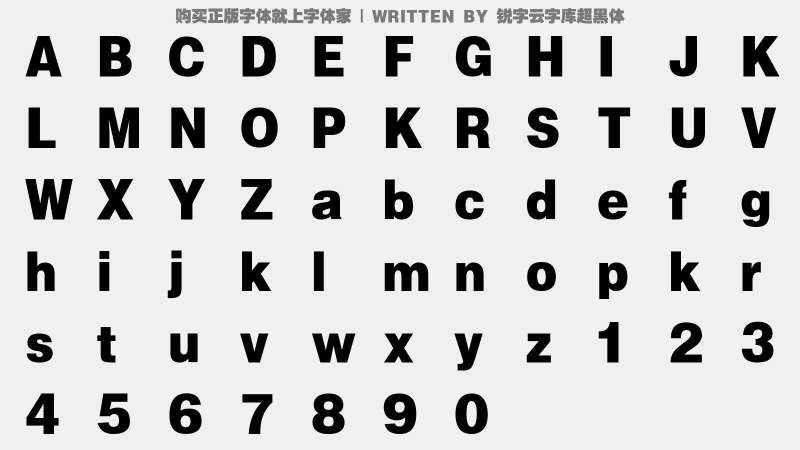
#> input picture TextDetection/Num3.jpg, 1600 x 900 px (shown at 1/2 size)
$ python textDetection.py
#> lines starting #> are read from the running program, lines starting #| are printed output that depends on the picture
import cv2
import pytesseract

pytesseract.pytesseract.tesseract_cmd = "F:\\Tesseract-OCR\\tesseract.exe"

img = cv2.imread("Num3.jpg")
#> img is the input picture: shape (900, 1600, 3); min 0, max 255, mean 208.1
img = cv2.resize(img, (640, 480))
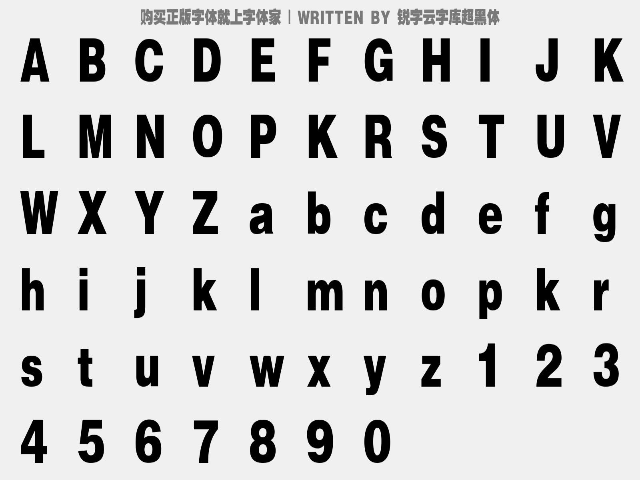
#> img: shape (480, 640, 3); min 0, max 252, mean 208.2
img = cv2.cvtColor(img, cv2.COLOR_BGR2RGB)
# print(pytesseract.image_to_string(img))
# print(pytesseract.image_to_boxes(img))

# detecting characters
hImg, wImg, _ = img.shape
#> hImg = 480; wImg = 640
#> (the run stopped early here; a loop or call above may not have finished)

$ run again, with TextDetection/Num1.jpg copied over TextDetection/Num3.jpg
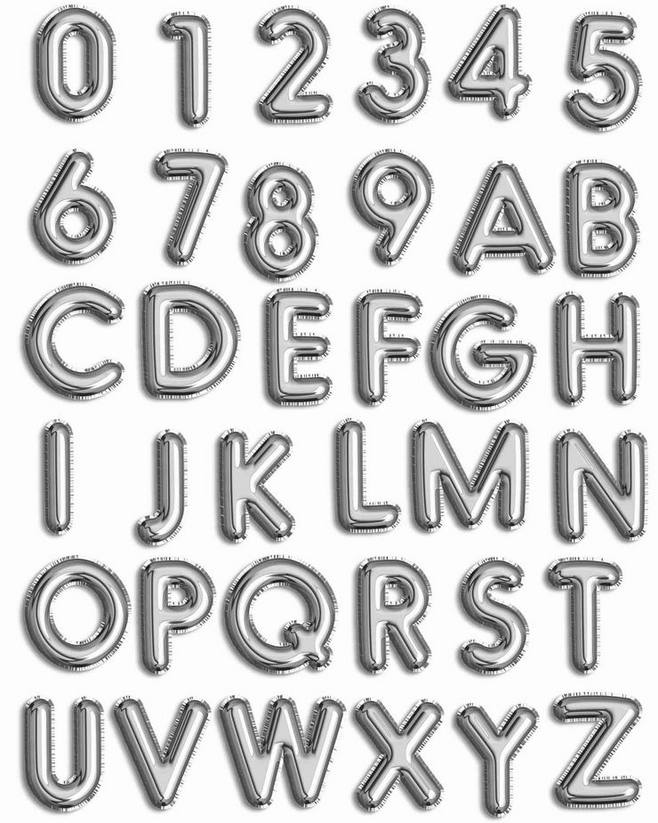
#> input picture TextDetection/Num1.jpg, 658 x 823 px
#> img is the input picture: shape (823, 658, 3); min 0, max 255, mean 206.8
#> `img = cv2.resize(img, (640, 480))`:
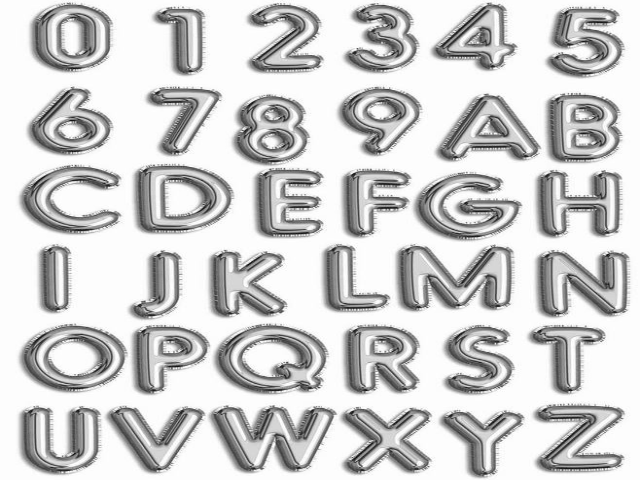
#> img: shape (480, 640, 3); min 5, max 255, mean 206.7

$ run again, with TextDetection/Num2.jpg copied over TextDetection/Num3.jpg
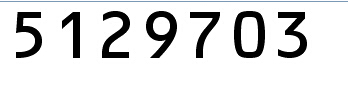
#> input picture TextDetection/Num2.jpg, 348 x 91 px
#> img is the input picture: shape (91, 348, 3); mean B, G, R 221.6, 221.3, 220.9
#> `img = cv2.resize(img, (640, 480))`:
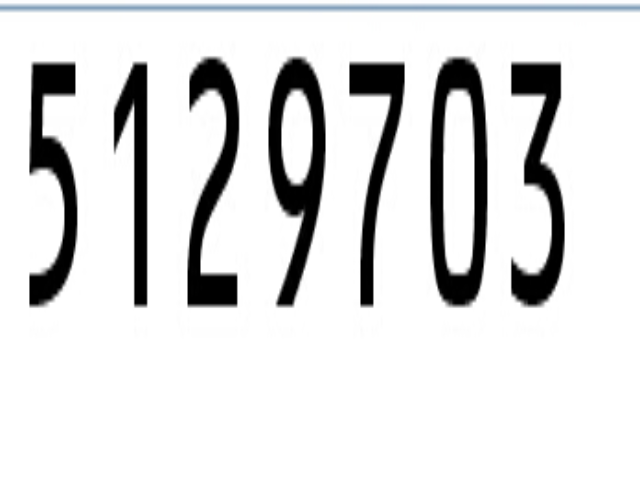
#> img: shape (480, 640, 3); mean B, G, R 221.6, 221.3, 220.9
